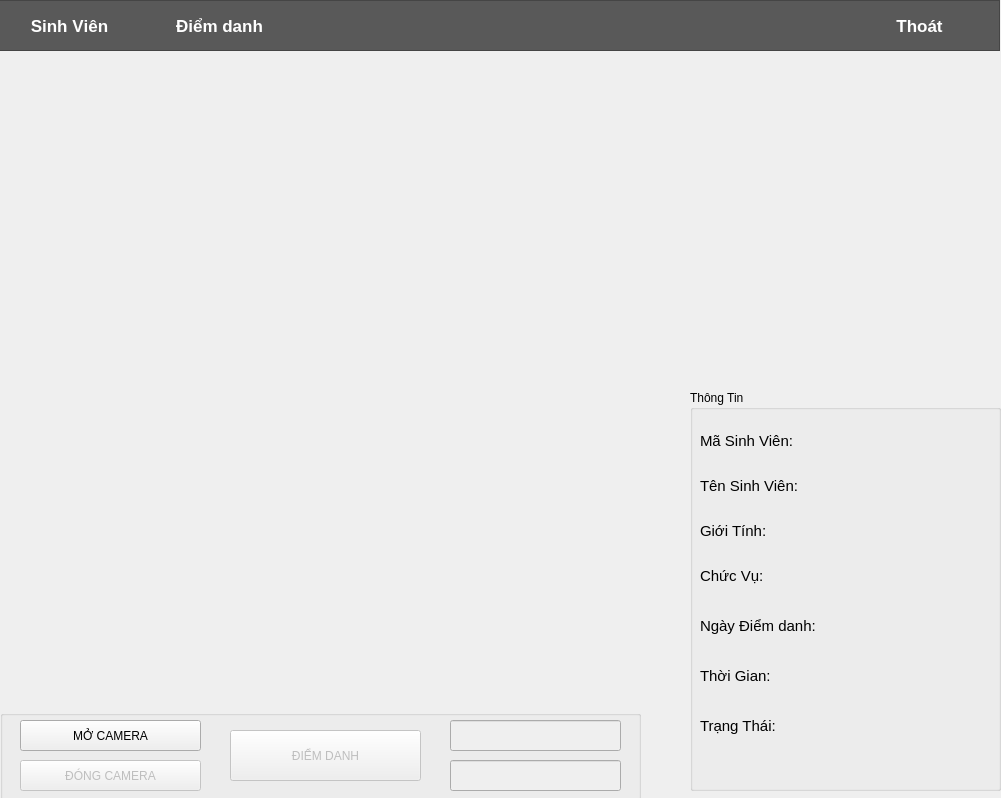
<?xml version="1.0" encoding="UTF-8"?>
<ui version="4.0">
 <class>chamcong</class>
 <widget class="QMainWindow" name="chamcong">
  <property name="geometry">
   <rect>
    <x>0</x>
    <y>0</y>
    <width>1001</width>
    <height>798</height>
   </rect>
  </property>
  <property name="windowTitle">
   <string>MainWindow</string>
  </property>
  <widget class="QWidget" name="centralwidget">
   <widget class="QFrame" name="frame">
    <property name="geometry">
     <rect>
      <x>-1</x>
      <y>0</y>
      <width>1001</width>
      <height>51</height>
     </rect>
    </property>
    <property name="autoFillBackground">
     <bool>false</bool>
    </property>
    <property name="styleSheet">
     <string notr="true">background-color: rgb(89, 89, 89);</string>
    </property>
    <property name="frameShape">
     <enum>QFrame::StyledPanel</enum>
    </property>
    <property name="frameShadow">
     <enum>QFrame::Raised</enum>
    </property>
    <widget class="QPushButton" name="windowNhanVien">
     <property name="geometry">
      <rect>
       <x>0</x>
       <y>0</y>
       <width>141</width>
       <height>51</height>
      </rect>
     </property>
     <property name="font">
      <font>
       <pointsize>13</pointsize>
       <weight>75</weight>
       <bold>true</bold>
       <kerning>false</kerning>
      </font>
     </property>
     <property name="cursor">
      <cursorShape>PointingHandCursor</cursorShape>
     </property>
     <property name="autoFillBackground">
      <bool>false</bool>
     </property>
     <property name="styleSheet">
      <string notr="true">color: rgb(255, 255, 255);</string>
     </property>
     <property name="text">
      <string>Sinh Viên</string>
     </property>
     <property name="flat">
      <bool>true</bool>
     </property>
    </widget>
    <widget class="QPushButton" name="windowChamCong">
     <property name="geometry">
      <rect>
       <x>150</x>
       <y>0</y>
       <width>141</width>
       <height>51</height>
      </rect>
     </property>
     <property name="font">
      <font>
       <pointsize>13</pointsize>
       <weight>75</weight>
       <bold>true</bold>
       <kerning>false</kerning>
      </font>
     </property>
     <property name="cursor">
      <cursorShape>PointingHandCursor</cursorShape>
     </property>
     <property name="autoFillBackground">
      <bool>false</bool>
     </property>
     <property name="styleSheet">
      <string notr="true">color: rgb(255, 255, 255);</string>
     </property>
     <property name="text">
      <string>Điểm danh</string>
     </property>
     <property name="flat">
      <bool>true</bool>
     </property>
    </widget>
    <widget class="QPushButton" name="btnThoat">
     <property name="geometry">
      <rect>
       <x>850</x>
       <y>0</y>
       <width>141</width>
       <height>51</height>
      </rect>
     </property>
     <property name="font">
      <font>
       <pointsize>13</pointsize>
       <weight>75</weight>
       <bold>true</bold>
       <kerning>false</kerning>
      </font>
     </property>
     <property name="cursor">
      <cursorShape>PointingHandCursor</cursorShape>
     </property>
     <property name="autoFillBackground">
      <bool>false</bool>
     </property>
     <property name="styleSheet">
      <string notr="true">color: rgb(255, 255, 255);</string>
     </property>
     <property name="text">
      <string>Thoát</string>
     </property>
     <property name="flat">
      <bool>true</bool>
     </property>
    </widget>
   </widget>
   <widget class="QGroupBox" name="groupBox_2">
    <property name="geometry">
     <rect>
      <x>0</x>
      <y>710</y>
      <width>641</width>
      <height>91</height>
     </rect>
    </property>
    <property name="title">
     <string/>
    </property>
    <widget class="QPushButton" name="btnChamCong">
     <property name="enabled">
      <bool>false</bool>
     </property>
     <property name="geometry">
      <rect>
       <x>230</x>
       <y>20</y>
       <width>191</width>
       <height>51</height>
      </rect>
     </property>
     <property name="cursor">
      <cursorShape>PointingHandCursor</cursorShape>
     </property>
     <property name="text">
      <string>ĐIỂM DANH</string>
     </property>
    </widget>
    <widget class="QLineEdit" name="txtNgayHienTai">
     <property name="enabled">
      <bool>false</bool>
     </property>
     <property name="geometry">
      <rect>
       <x>450</x>
       <y>10</y>
       <width>171</width>
       <height>31</height>
      </rect>
     </property>
     <property name="font">
      <font>
       <pointsize>12</pointsize>
       <weight>50</weight>
       <bold>false</bold>
      </font>
     </property>
     <property name="text">
      <string/>
     </property>
     <property name="readOnly">
      <bool>true</bool>
     </property>
    </widget>
    <widget class="QLineEdit" name="txtThoiGianHienTai">
     <property name="enabled">
      <bool>false</bool>
     </property>
     <property name="geometry">
      <rect>
       <x>450</x>
       <y>50</y>
       <width>171</width>
       <height>31</height>
      </rect>
     </property>
     <property name="font">
      <font>
       <pointsize>12</pointsize>
      </font>
     </property>
     <property name="readOnly">
      <bool>true</bool>
     </property>
    </widget>
    <widget class="QPushButton" name="btnMoCamera">
     <property name="geometry">
      <rect>
       <x>20</x>
       <y>10</y>
       <width>181</width>
       <height>31</height>
      </rect>
     </property>
     <property name="cursor">
      <cursorShape>PointingHandCursor</cursorShape>
     </property>
     <property name="text">
      <string>MỞ CAMERA</string>
     </property>
    </widget>
    <widget class="QPushButton" name="btnDongCamera">
     <property name="enabled">
      <bool>false</bool>
     </property>
     <property name="geometry">
      <rect>
       <x>20</x>
       <y>50</y>
       <width>181</width>
       <height>31</height>
      </rect>
     </property>
     <property name="cursor">
      <cursorShape>PointingHandCursor</cursorShape>
     </property>
     <property name="text">
      <string>ĐÓNG CAMERA</string>
     </property>
    </widget>
   </widget>
   <widget class="QGroupBox" name="groupBox_4">
    <property name="geometry">
     <rect>
      <x>690</x>
      <y>390</y>
      <width>311</width>
      <height>401</height>
     </rect>
    </property>
    <property name="cursor">
     <cursorShape>ArrowCursor</cursorShape>
    </property>
    <property name="title">
     <string>Thông Tin</string>
    </property>
    <widget class="QLabel" name="label">
     <property name="geometry">
      <rect>
       <x>10</x>
       <y>30</y>
       <width>111</width>
       <height>41</height>
      </rect>
     </property>
     <property name="font">
      <font>
       <pointsize>11</pointsize>
      </font>
     </property>
     <property name="text">
      <string>Mã Sinh Viên:</string>
     </property>
    </widget>
    <widget class="QLabel" name="label_3">
     <property name="geometry">
      <rect>
       <x>10</x>
       <y>80</y>
       <width>121</width>
       <height>31</height>
      </rect>
     </property>
     <property name="font">
      <font>
       <pointsize>11</pointsize>
      </font>
     </property>
     <property name="text">
      <string>Tên Sinh Viên:</string>
     </property>
    </widget>
    <widget class="QLabel" name="label_4">
     <property name="geometry">
      <rect>
       <x>10</x>
       <y>130</y>
       <width>81</width>
       <height>21</height>
      </rect>
     </property>
     <property name="font">
      <font>
       <pointsize>11</pointsize>
      </font>
     </property>
     <property name="text">
      <string>Giới Tính:</string>
     </property>
    </widget>
    <widget class="QLabel" name="label_5">
     <property name="geometry">
      <rect>
       <x>10</x>
       <y>170</y>
       <width>71</width>
       <height>31</height>
      </rect>
     </property>
     <property name="font">
      <font>
       <pointsize>11</pointsize>
      </font>
     </property>
     <property name="text">
      <string>Chức Vụ:</string>
     </property>
    </widget>
    <widget class="QLabel" name="label_6">
     <property name="geometry">
      <rect>
       <x>10</x>
       <y>220</y>
       <width>141</width>
       <height>31</height>
      </rect>
     </property>
     <property name="font">
      <font>
       <pointsize>11</pointsize>
      </font>
     </property>
     <property name="text">
      <string>Ngày Điểm danh:</string>
     </property>
    </widget>
    <widget class="QLabel" name="label_7">
     <property name="geometry">
      <rect>
       <x>10</x>
       <y>270</y>
       <width>91</width>
       <height>31</height>
      </rect>
     </property>
     <property name="font">
      <font>
       <pointsize>11</pointsize>
      </font>
     </property>
     <property name="text">
      <string>Thời Gian:</string>
     </property>
    </widget>
    <widget class="QLabel" name="label_8">
     <property name="geometry">
      <rect>
       <x>10</x>
       <y>320</y>
       <width>91</width>
       <height>31</height>
      </rect>
     </property>
     <property name="font">
      <font>
       <pointsize>11</pointsize>
      </font>
     </property>
     <property name="text">
      <string>Trạng Thái:</string>
     </property>
    </widget>
    <widget class="QLabel" name="lblMaSinhVien">
     <property name="geometry">
      <rect>
       <x>140</x>
       <y>30</y>
       <width>161</width>
       <height>41</height>
      </rect>
     </property>
     <property name="font">
      <font>
       <pointsize>11</pointsize>
      </font>
     </property>
     <property name="text">
      <string/>
     </property>
    </widget>
    <widget class="QLabel" name="lblTenSinhVien">
     <property name="geometry">
      <rect>
       <x>150</x>
       <y>80</y>
       <width>131</width>
       <height>31</height>
      </rect>
     </property>
     <property name="font">
      <font>
       <pointsize>11</pointsize>
      </font>
     </property>
     <property name="text">
      <string/>
     </property>
    </widget>
    <widget class="QLabel" name="lblGioiTinh">
     <property name="geometry">
      <rect>
       <x>120</x>
       <y>130</y>
       <width>171</width>
       <height>21</height>
      </rect>
     </property>
     <property name="font">
      <font>
       <pointsize>11</pointsize>
      </font>
     </property>
     <property name="text">
      <string/>
     </property>
    </widget>
    <widget class="QLabel" name="lblChucVu">
     <property name="geometry">
      <rect>
       <x>120</x>
       <y>170</y>
       <width>171</width>
       <height>31</height>
      </rect>
     </property>
     <property name="font">
      <font>
       <pointsize>11</pointsize>
      </font>
     </property>
     <property name="text">
      <string/>
     </property>
    </widget>
    <widget class="QLabel" name="lblNgayDiemDanh">
     <property name="geometry">
      <rect>
       <x>170</x>
       <y>220</y>
       <width>131</width>
       <height>31</height>
      </rect>
     </property>
     <property name="font">
      <font>
       <pointsize>11</pointsize>
      </font>
     </property>
     <property name="text">
      <string/>
     </property>
    </widget>
    <widget class="QLabel" name="lblThoiGian">
     <property name="geometry">
      <rect>
       <x>120</x>
       <y>270</y>
       <width>171</width>
       <height>31</height>
      </rect>
     </property>
     <property name="font">
      <font>
       <pointsize>11</pointsize>
      </font>
     </property>
     <property name="text">
      <string/>
     </property>
    </widget>
    <widget class="QLabel" name="lblTrangThai">
     <property name="geometry">
      <rect>
       <x>130</x>
       <y>320</y>
       <width>151</width>
       <height>31</height>
      </rect>
     </property>
     <property name="font">
      <font>
       <pointsize>11</pointsize>
      </font>
     </property>
     <property name="text">
      <string/>
     </property>
    </widget>
   </widget>
   <widget class="QLabel" name="image_label">
    <property name="geometry">
     <rect>
      <x>10</x>
      <y>60</y>
      <width>661</width>
      <height>511</height>
     </rect>
    </property>
    <property name="font">
     <font>
      <pointsize>11</pointsize>
     </font>
    </property>
    <property name="text">
     <string/>
    </property>
    <property name="scaledContents">
     <bool>true</bool>
    </property>
   </widget>
   <widget class="QLabel" name="lblAvatar">
    <property name="geometry">
     <rect>
      <x>690</x>
      <y>70</y>
      <width>301</width>
      <height>311</height>
     </rect>
    </property>
    <property name="text">
     <string/>
    </property>
    <property name="pixmap">
     <pixmap>img/avatar/user.png</pixmap>
    </property>
    <property name="scaledContents">
     <bool>true</bool>
    </property>
   </widget>
  </widget>
 </widget>
 <resources/>
 <connections/>
</ui>
